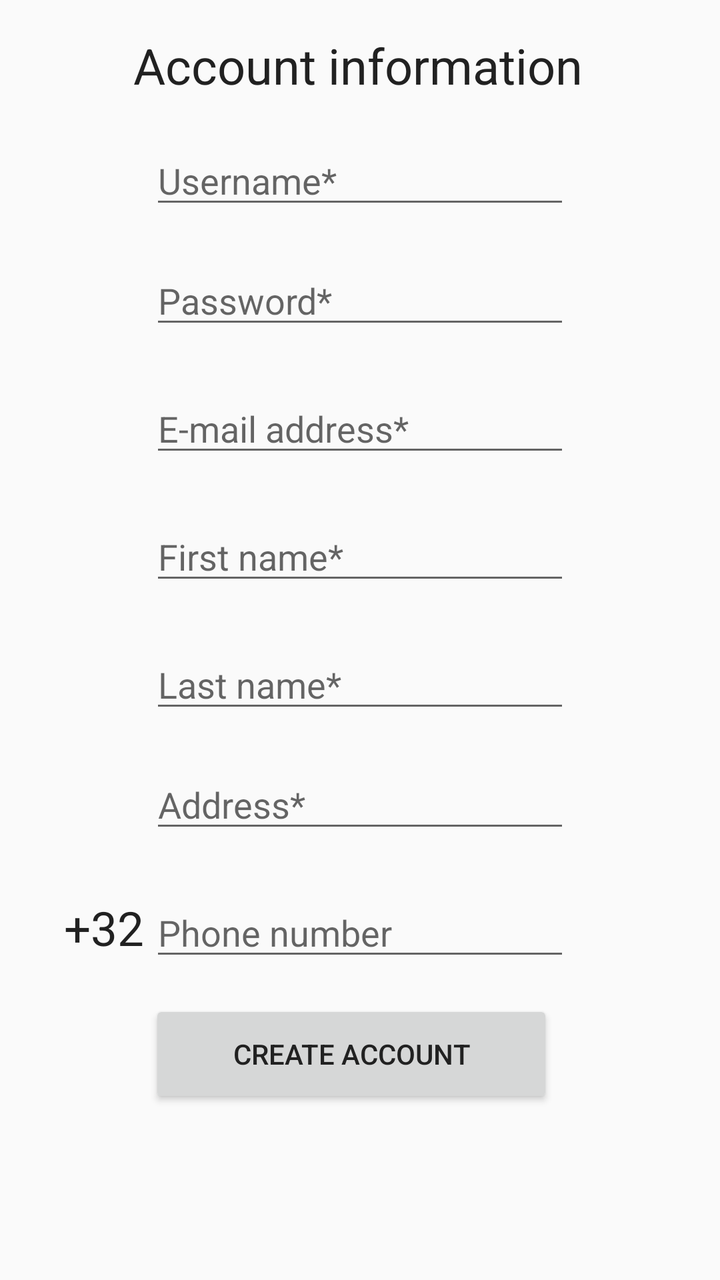
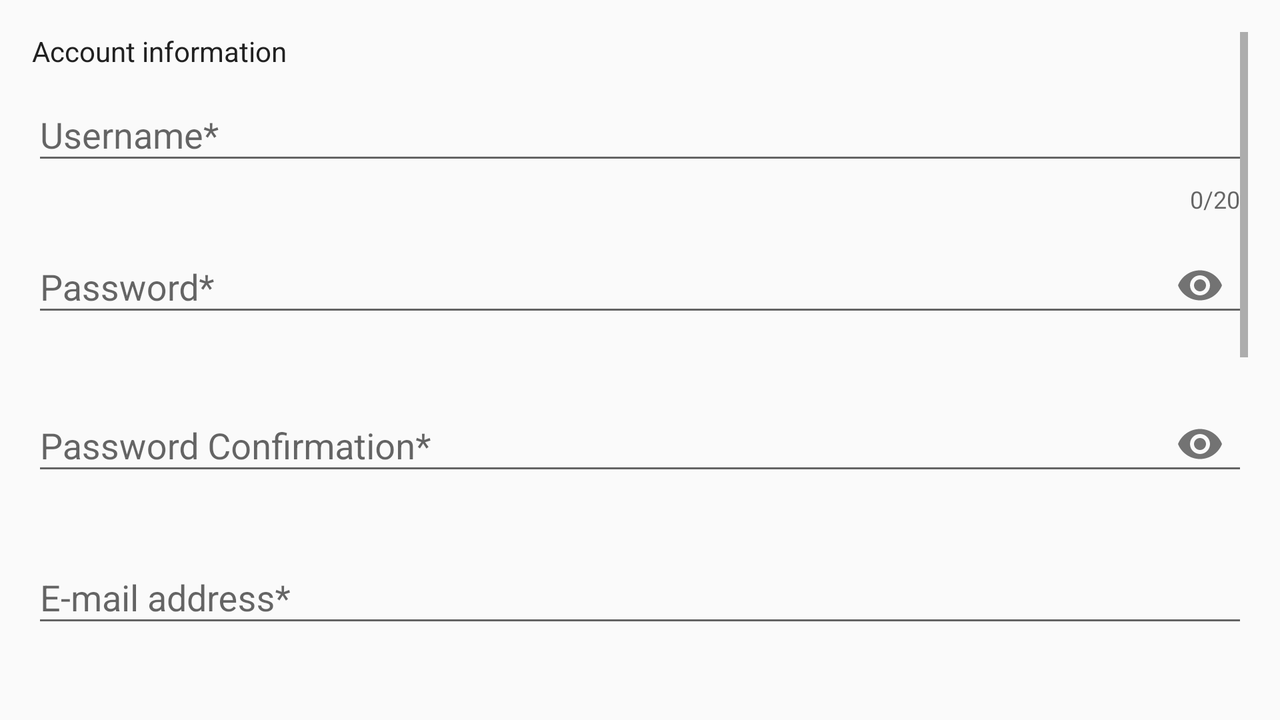

The same Android screen from two of the app's own layout files: first res/layout/ as a phone draws it, then the repository's variant for another configuration, drawn on a device whose configuration selects that folder. Both files follow.
<!-- AndroidManifest.xml: application theme AppTheme -->
<!-- res/layout/activity_register.xml -->
<?xml version="1.0" encoding="utf-8"?>
<androidx.constraintlayout.widget.ConstraintLayout xmlns:android="http://schemas.android.com/apk/res/android"
    xmlns:app="http://schemas.android.com/apk/res-auto"
    xmlns:tools="http://schemas.android.com/tools"
    android:layout_width="match_parent"
    android:layout_height="match_parent"
    tools:context=".RegisterActivity">

    <EditText
        android:id="@+id/registerUsernameId"
        android:layout_width="wrap_content"
        android:layout_height="wrap_content"
        android:layout_marginTop="68dp"
        android:ems="10"
        android:hint="@string/registerUsername"
        android:inputType="textPersonName"
        app:layout_constraintEnd_toEndOf="parent"
        app:layout_constraintStart_toStartOf="parent"
        app:layout_constraintTop_toTopOf="parent" />

    <EditText
        android:id="@+id/registerEmailId"
        android:layout_width="wrap_content"
        android:layout_height="wrap_content"
        android:layout_marginTop="192dp"
        android:ems="10"
        android:hint="@string/registerEmail"
        android:inputType="textEmailAddress"
        app:layout_constraintEnd_toEndOf="parent"
        app:layout_constraintStart_toStartOf="parent"
        app:layout_constraintTop_toTopOf="parent" />

    <EditText
        android:id="@+id/registerFNameId"
        android:layout_width="wrap_content"
        android:layout_height="wrap_content"
        android:layout_marginTop="256dp"
        android:ems="10"
        android:hint="@string/registerFName"
        android:inputType="textPersonName"
        app:layout_constraintEnd_toEndOf="parent"
        app:layout_constraintStart_toStartOf="parent"
        app:layout_constraintTop_toTopOf="parent" />

    <EditText
        android:id="@+id/registerLNameId"
        android:layout_width="wrap_content"
        android:layout_height="wrap_content"
        android:layout_marginTop="320dp"
        android:ems="10"
        android:hint="@string/registerLName"
        android:inputType="textPersonName"
        app:layout_constraintEnd_toEndOf="parent"
        app:layout_constraintStart_toStartOf="parent"
        app:layout_constraintTop_toTopOf="parent" />

    <EditText
        android:id="@+id/registerAddressId"
        android:layout_width="wrap_content"
        android:layout_height="wrap_content"
        android:layout_marginTop="380dp"
        android:ems="10"
        android:hint="@string/registerAddress"
        android:inputType="textPostalAddress"
        app:layout_constraintEnd_toEndOf="parent"
        app:layout_constraintStart_toStartOf="parent"
        app:layout_constraintTop_toTopOf="parent" />

    <EditText
        android:id="@+id/registerPhoneId"
        android:layout_width="wrap_content"
        android:layout_height="wrap_content"
        android:layout_marginTop="444dp"
        android:ems="10"
        android:hint="@string/registerPhone"
        android:inputType="phone"
        app:layout_constraintEnd_toEndOf="parent"
        app:layout_constraintStart_toStartOf="parent"
        app:layout_constraintTop_toTopOf="parent" />

    <TextView
        android:id="@+id/registerPhonePrefixId"
        android:layout_width="45dp"
        android:layout_height="32dp"
        android:layout_marginStart="32dp"
        android:layout_marginTop="448dp"
        android:text="@string/registerPhonePrefix"
        app:autoSizeTextType="uniform"
        app:layout_constraintStart_toStartOf="parent"
        app:layout_constraintTop_toTopOf="parent" />

    <Button
        android:id="@+id/registerCreateAccountId"
        android:layout_width="202dp"
        android:layout_height="54dp"
        android:layout_marginTop="500dp"
        android:text="@string/registerCreateAccount"
        app:layout_constraintEnd_toEndOf="parent"
        app:layout_constraintHorizontal_bias="0.473"
        app:layout_constraintStart_toStartOf="parent"
        app:layout_constraintTop_toTopOf="parent" />

    <EditText
        android:id="@+id/registerPasswordId"
        android:layout_width="wrap_content"
        android:layout_height="wrap_content"
        android:layout_marginTop="128dp"
        android:ems="10"
        android:hint="@string/registerPassword"
        android:inputType="textPassword"
        app:layout_constraintEnd_toEndOf="parent"
        app:layout_constraintStart_toStartOf="parent"
        app:layout_constraintTop_toTopOf="parent" />

    <TextView
        android:id="@+id/registerTitleId"
        android:layout_width="226dp"
        android:layout_height="37dp"
        android:layout_marginTop="16dp"
        android:text="@string/registerTitle"
        app:autoSizeTextType="uniform"
        app:layout_constraintEnd_toEndOf="parent"
        app:layout_constraintHorizontal_bias="0.497"
        app:layout_constraintStart_toStartOf="parent"
        app:layout_constraintTop_toTopOf="parent" />

</androidx.constraintlayout.widget.ConstraintLayout>
<!-- resources referenced by this layout -->
<resources>
  <string name="registerAddress">Address*</string>
  <string name="registerCreateAccount">Create account</string>
  <string name="registerEmail">E-mail address*</string>
  <string name="registerFName">First name*</string>
  <string name="registerLName">Last name*</string>
  <string name="registerPassword">Password*</string>
  <string name="registerPhone">Phone number</string>
  <string name="registerPhonePrefix">+32 </string>
  <string name="registerTitle">Account information</string>
  <string name="registerUsername">Username*</string>
  <style name="AppTheme" parent="Theme.AppCompat.Light.DarkActionBar">
          
          <item name="colorPrimary">#ffebee</item>
          <item name="colorPrimaryDark">#ededed</item>
          <item name="colorAccent">#ccb9bc</item>
          <item name="android:textColor">#212121</item>
      </style>
</resources>
<!-- res/layout-land/activity_register.xml (the repository's variant of the layout above) -->
<!-- drawn on the phone turned sideways -->
<?xml version="1.0" encoding="utf-8"?>
<LinearLayout xmlns:android="http://schemas.android.com/apk/res/android"
    xmlns:app="http://schemas.android.com/apk/res-auto"
    xmlns:tools="http://schemas.android.com/tools"
    android:layout_width="match_parent"
    android:layout_height="match_parent"
    android:orientation="vertical"
    android:padding="16dp"
    tools:context=".view.activity.RegisterActivity" >

    <ScrollView
        android:layout_width="match_parent"
        android:layout_height="match_parent">

        <LinearLayout
            android:layout_width="match_parent"
            android:layout_height="match_parent"
            android:orientation="vertical">

            <TextView
                android:layout_width="match_parent"
                android:layout_height="wrap_content"
                android:autoSizeTextType="uniform"
                android:gravity="start"
                android:text="@string/registerTitle" />

            <com.google.android.material.textfield.TextInputLayout
                android:id="@+id/registerUsername"
                android:layout_width="match_parent"
                android:layout_height="wrap_content"
                app:counterEnabled="true"
                app:counterMaxLength="20"
                app:errorEnabled="true">

                <com.google.android.material.textfield.TextInputEditText
                    android:layout_width="match_parent"
                    android:layout_height="wrap_content"
                    android:hint="@string/registerUsername"
                    android:inputType="text"
                    android:maxLength="20" />
            </com.google.android.material.textfield.TextInputLayout>

            <com.google.android.material.textfield.TextInputLayout
                android:id="@+id/registerPassword"
                android:layout_width="match_parent"
                android:layout_height="wrap_content"
                app:passwordToggleEnabled="true"
                app:errorEnabled="true">

                <com.google.android.material.textfield.TextInputEditText
                    android:layout_width="match_parent"
                    android:layout_height="wrap_content"
                    android:hint="@string/registerPassword"
                    android:inputType="textPassword" />
            </com.google.android.material.textfield.TextInputLayout>

            <com.google.android.material.textfield.TextInputLayout
                android:id="@+id/registerPasswordConfirmation"
                android:layout_width="match_parent"
                android:layout_height="wrap_content"
                app:passwordToggleEnabled="true"
                app:errorEnabled="true">

                <com.google.android.material.textfield.TextInputEditText
                    android:layout_width="match_parent"
                    android:layout_height="wrap_content"
                    android:hint="@string/registerPasswordConfirmation"
                    android:inputType="textPassword" />
            </com.google.android.material.textfield.TextInputLayout>

            <com.google.android.material.textfield.TextInputLayout
                android:id="@+id/registerEmail"
                android:layout_width="match_parent"
                android:layout_height="wrap_content"
                app:errorEnabled="true">

                <com.google.android.material.textfield.TextInputEditText
                    android:layout_width="match_parent"
                    android:layout_height="wrap_content"
                    android:hint="@string/registerEmail"
                    android:inputType="textEmailAddress" />
            </com.google.android.material.textfield.TextInputLayout>

            <com.google.android.material.textfield.TextInputLayout
                android:id="@+id/registerFName"
                android:layout_width="match_parent"
                android:layout_height="wrap_content"
                app:errorEnabled="true">

                <com.google.android.material.textfield.TextInputEditText
                    android:layout_width="match_parent"
                    android:layout_height="wrap_content"
                    android:hint="@string/registerFName"
                    android:inputType="text" />
            </com.google.android.material.textfield.TextInputLayout>

            <com.google.android.material.textfield.TextInputLayout
                android:id="@+id/registerLName"
                android:layout_width="match_parent"
                android:layout_height="wrap_content"
                app:errorEnabled="true">

                <com.google.android.material.textfield.TextInputEditText
                    android:layout_width="match_parent"
                    android:layout_height="wrap_content"
                    android:hint="@string/registerLName"
                    android:inputType="text" />
            </com.google.android.material.textfield.TextInputLayout>

            <com.google.android.material.textfield.TextInputLayout
                android:id="@+id/registerAddress"
                android:layout_width="match_parent"
                android:layout_height="wrap_content"
                app:errorEnabled="true">

                <com.google.android.material.textfield.TextInputEditText
                    android:layout_width="match_parent"
                    android:layout_height="wrap_content"
                    android:hint="@string/registerAddress"
                    android:inputType="text" />
            </com.google.android.material.textfield.TextInputLayout>

            <com.google.android.material.textfield.TextInputLayout
                android:id="@+id/registerPhoneNumber"
                android:layout_width="match_parent"
                android:layout_height="wrap_content"
                app:prefixText="@string/registerPhonePrefix"
                app:prefixTextColor="@color/colorAccent"
                app:errorEnabled="true">

                <com.google.android.material.textfield.TextInputEditText
                    android:layout_width="match_parent"
                    android:layout_height="wrap_content"
                    android:hint="@string/registerPhone"
                    android:inputType="phone" />
            </com.google.android.material.textfield.TextInputLayout>


            <Button
                android:id="@+id/registerConfirmButton"
                android:layout_width="match_parent"
                android:layout_height="wrap_content"
                android:text="@string/registerCreateAccount" />

        </LinearLayout>

    </ScrollView>

</LinearLayout>
<!-- resources referenced by the variant -->
<!-- as the phone turned sideways resolves them -->
<resources>
  <color name="colorAccent">#CCB9BC</color>
  <string name="registerAddress">Address*</string>
  <string name="registerCreateAccount">Create account</string>
  <string name="registerEmail">E-mail address*</string>
  <string name="registerFName">First name*</string>
  <string name="registerLName">Last name*</string>
  <string name="registerPassword">Password*</string>
  <string name="registerPasswordConfirmation">Password Confirmation*</string>
  <string name="registerPhone">Phone number</string>
  <string name="registerPhonePrefix">+32 </string>
  <string name="registerTitle">Account information</string>
  <string name="registerUsername">Username*</string>
  <style name="AppTheme" parent="Theme.AppCompat.Light.DarkActionBar">
          
          <item name="colorPrimary">#ffebee</item>
          <item name="colorPrimaryDark">#ededed</item>
          <item name="colorAccent">#ccb9bc</item>
          <item name="android:textColor">#212121</item>
      </style>
</resources>
